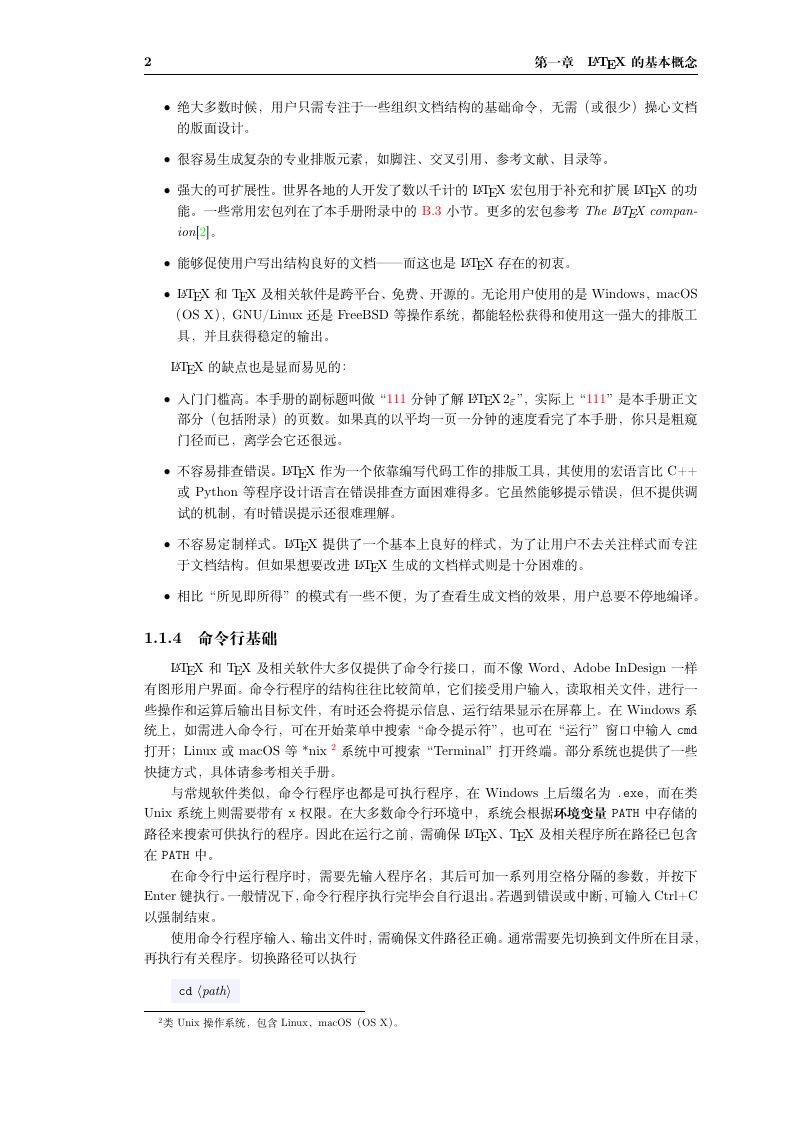
#> input picture assets/image-20260122211453-r856wkw.png, 794 x 1123 px
$ python text_crop_optimized.py assets/image-20260122211453-r856wkw.png
#> lines starting #> are read from the running program, lines starting #| are printed output that depends on the picture; after the words box and inside, x2 and y2 are one past the last pixel; in counts of white or black regions, pixels touching at a corner belong together
#!/usr/bin/env python3
# -*- coding: utf-8 -*-
"""
文本区域智能裁剪与放大工具（优化版）

对应博客文档：五、图像预处理优化（推荐）

功能说明：
  自动检测文档图像中的文本区域并进行智能裁剪和尺寸调整：
  1. 文本区域定位：基于轮廓检测自动识别有效内容区域
  2. 智能裁剪：去除大量空白边缘，保留核心内容
  3. 自适应放大：根据目标尺寸智能缩放，避免过度拉伸
  4. 尺寸约束：支持最小/最大尺寸限制，确保输出质量

核心类：
  TextRegionCropEnlargeStep
    - __init__(): 配置目标尺寸、边距、二值化模式
    - _preprocess(): 图像预处理（灰度化、模糊、二值化、膨胀）
    - _filter_contours(): 轮廓过滤（面积、长宽比筛选）
    - _find_text_bbox(): 查找文本区域边界框
    - execute(): 执行完整的裁剪和放大流程

算法流程：
  输入图像 -> 灰度化 -> 高斯模糊 -> 自适应二值化 -> 形态学膨胀
  -> 轮廓检测 -> 过滤小轮廓 -> 计算最小外接矩形 -> 扩展边距
  -> 裁剪 -> 智能缩放 -> 输出

使用场景：
  - 去倾斜/旋转校正后的二次优化（去除旋转产生的白边）
  - OCR预处理：裁剪掉无关区域，提升识别精度
  - 文档图像标准化：统一尺寸，便于批量处理

配置参数：
  - enlarge_target_size: 期望的目标尺寸 (w, h)
  - min_output_size: 最小输出尺寸限制
  - max_output_size: 最大输出尺寸限制
  - expand_pixels: 裁剪时的边距留白
  - radical: 是否使用OTSU二值化（激进模式）

命令行用法：
  python text_crop_optimized.py <input_image> [--output <output_path>]

博客说明：
  配合去倾斜使用可有效去除旋转后的白色边框，对应博客中的
  "五、图像预处理优化（推荐）" 章节
"""

import cv2
import numpy as np
import os
import argparse

class TextRegionCropEnlargeStep:
    """文本区域定位、裁剪与智能放大处理步骤（优化版）。"""

    def __init__(self,
                 enlarge_target_size=(1200, 1600),
                 min_output_size=(600, 800),
                 max_output_size=(1600, 2000),
                 expand_pixels=30,
                 radical=False):
        """
        Args:
            enlarge_target_size: 期望的目标尺寸 (w, h)。
            min_output_size: 允许的最小尺寸 (w, h)，低于此尺寸将强制放大。
            max_output_size: 允许的最大尺寸 (w, h)，高于此尺寸将强制缩小。
            expand_pixels: 裁剪时的边距。
            radical: 是否使用激进二值化。
        """
        self.target_size = enlarge_target_size
        self.min_size = min_output_size
        self.max_size = max_output_size
        self.expand_pixels = expand_pixels
        self.radical = radical

        # 轮廓过滤参数
        self.min_contour_area = 100
        self.max_contour_area_ratio = 0.9
        self.aspect_ratio_range = (0.02, 50) # 稍微放宽范围

    def _preprocess(self, img: np.ndarray) -> np.ndarray:
        """图像预处理：灰度 -> 模糊 -> 二值化 -> 膨胀"""
        if len(img.shape) > 2:
            gray = cv2.cvtColor(img, cv2.COLOR_BGR2GRAY)
        else:
            gray = img

        blurred = cv2.GaussianBlur(gray, (5, 5), 0)

        if self.radical:
            # OTSU 适合背景单一、对比明显的图像
            _, binary = cv2.threshold(blurred, 0, 255, cv2.THRESH_BINARY_INV + cv2.THRESH_OTSU)
        else:
            # 自适应阈值适合光照不均
            binary = cv2.adaptiveThreshold(
                blurred, 255, cv2.ADAPTIVE_THRESH_GAUSSIAN_C,
                cv2.THRESH_BINARY_INV, 25, 10
            )

        # 优化点：使用膨胀代替闭运算。
        # 目的：让行内的文字、段落内的行尽可能粘连在一起，形成大的联通域，减少轮廓数量。
        # 横向核 (10, 2) 适合横排文本，通用情况可用 (5, 5)
        kernel = cv2.getStructuringElement(cv2.MORPH_RECT, (10, 3))
        dilated = cv2.dilate(binary, kernel, iterations=2)

        return dilated

    def _get_valid_boxes(self, binary_img: np.ndarray, img_shape):
        """获取筛选后的文本框列表 (x, y, w, h)"""
        contours, _ = cv2.findContours(binary_img, cv2.RETR_EXTERNAL, cv2.CHAIN_APPROX_SIMPLE)
        img_h, img_w = img_shape[:2]
        img_area = img_w * img_h
        valid_boxes = []

        for cnt in contours:
            area = cv2.contourArea(cnt)
            if area < self.min_contour_area or area > img_area * self.max_contour_area_ratio:
                continue

            x, y, w, h = cv2.boundingRect(cnt)
            if w == 0 or h == 0: continue

            # 宽高比过滤
            aspect_ratio = max(w / h, h / w)
            if not (self.aspect_ratio_range[0] <= aspect_ratio <= self.aspect_ratio_range[1]):
                continue

            valid_boxes.append((x, y, w, h))

        return valid_boxes

    def _merge_text_regions(self, boxes, img_shape):
        """合并文本区域，包含简单的离群点剔除"""
        if not boxes:
            return None

        # 1. 找出最大的那个框（通常是主体文本的一部分），以此为基准
        # 这里的 area 近似计算为 w*h
        max_box = max(boxes, key=lambda b: b[2] * b[3])
        main_center_y = max_box[1] + max_box[3] / 2

        # 2. 简单过滤：如果某个小框距离主体垂直距离太远，且面积很小，可能是页码或噪点
        # 注意：这里不做太复杂的过滤，以免误删页眉页脚。
        # 实际生产中可引入 IQR (四分位距) 过滤

        img_h, img_w = img_shape[:2]

        all_x1 = []
        all_y1 = []
        all_x2 = []
        all_y2 = []

        for x, y, w, h in boxes:
            all_x1.append(x)
            all_y1.append(y)
            all_x2.append(x + w)
            all_y2.append(y + h)

        # 计算合并后的坐标
        min_x = max(0, min(all_x1) - self.expand_pixels)
        min_y = max(0, min(all_y1) - self.expand_pixels)
        max_x = min(max(all_x2) + self.expand_pixels, img_w)
        max_y = min(max(all_y2) + self.expand_pixels, img_h)

        return (min_x, min_y, max_x - min_x, max_y - min_y)

    def _smart_resize(self, img: np.ndarray):
        """智能缩放：保证宽高比，尺寸限制在 min_size 和 max_size 之间"""
        h, w = img.shape[:2]
        target_w, target_h = self.target_size
        min_w, min_h = self.min_size
        max_w, max_h = self.max_size

        # 策略：计算缩放比例 scale
        # 1. 优先满足不超过最大尺寸
        scale_down = min(max_w / w, max_h / h)

        # 2. 如果不需要缩小（即 scale_down >= 1），检查是否需要放大以满足最小尺寸
        if scale_down >= 1:
             # 计算需要放大多少才能达到最小尺寸的要求（取宽高中较短边的需求，或者任意一边满足即可，视业务而定）
             # 这里逻辑为：只要有一边小于 min，就放大，直到宽>=min_w 或 高>=min_h
             scale_up_w = min_w / w
             scale_up_h = min_h / h
             scale = max(1.0, max(scale_up_w, scale_up_h))

             # 3. 再次检查放大后是否超过 Target Size (作为软限制，防止过度放大模糊)
             # 如果原始图片极小，我们可能不希望无限制放大
             pass
        else:
            scale = scale_down

        # 如果比例接近 1，不处理
        if 0.95 < scale < 1.05:
            return img

        new_w = int(w * scale)
        new_h = int(h * scale)

        # 选择插值算法：放大用 Lanczos/Cubic，缩小用 Area
        interpolation = cv2.INTER_LANCZOS4 if scale > 1 else cv2.INTER_AREA

        return cv2.resize(img, (new_w, new_h), interpolation=interpolation)

    def process(self, image: np.ndarray) -> np.ndarray:
        if image is None or image.size == 0:
            return image

        # 1. 预处理
        binary_img = self._preprocess(image)

        # 2. 获取候选框
        boxes = self._get_valid_boxes(binary_img, image.shape)
        if not boxes:
            return image

        # 3. 合并区域
        crop_rect = self._merge_text_regions(boxes, image.shape)

        # 4. 裁剪
        x, y, w, h = crop_rect
        cropped = image[y:y+h, x:x+w]
        if cropped.size == 0:
            return image

        # 5. 添加白边 (Padding) - 可选，为了OCR不贴边
        # 注意：expand_pixels 在 crop 阶段已经作为“视野扩展”用了，
        # 这里是否再加纯白 padding 取决于 OCR 模型的鲁棒性。通常建议加一点。
        pad = 10
        cropped = cv2.copyMakeBorder(cropped, pad, pad, pad, pad, cv2.BORDER_CONSTANT, value=(255, 255, 255))

        # 6. 智能缩放
        result = self._smart_resize(cropped)

        return result

def main():
    parser = argparse.ArgumentParser(description="Text Region Crop and Enlarge")
    parser.add_argument("input_paths", nargs='+', help="Input image paths")
    parser.add_argument("--output_dir", default="output/optimized_crop", help="Output directory")
    args = parser.parse_args()

    processor = TextRegionCropEnlargeStep()

    os.makedirs(args.output_dir, exist_ok=True)

    for path in args.input_paths:
        if not os.path.exists(path):
            print(f"Error: File not found: {path}")
            continue

        print(f"Processing: {path}")
        img = cv2.imread(path)
#> img is the input picture: shape (1123, 794, 3); mean B, G, R 245.7, 245.6, 245.7
        if img is None:
            print(f"Error: Failed to load image: {path}")
            continue

        result = processor.process(img)
#> in _preprocess, `binary = cv2.adaptiveThreshold( blurred, 255, cv2.ADAPTIVE_THRESH_GAUS..`:
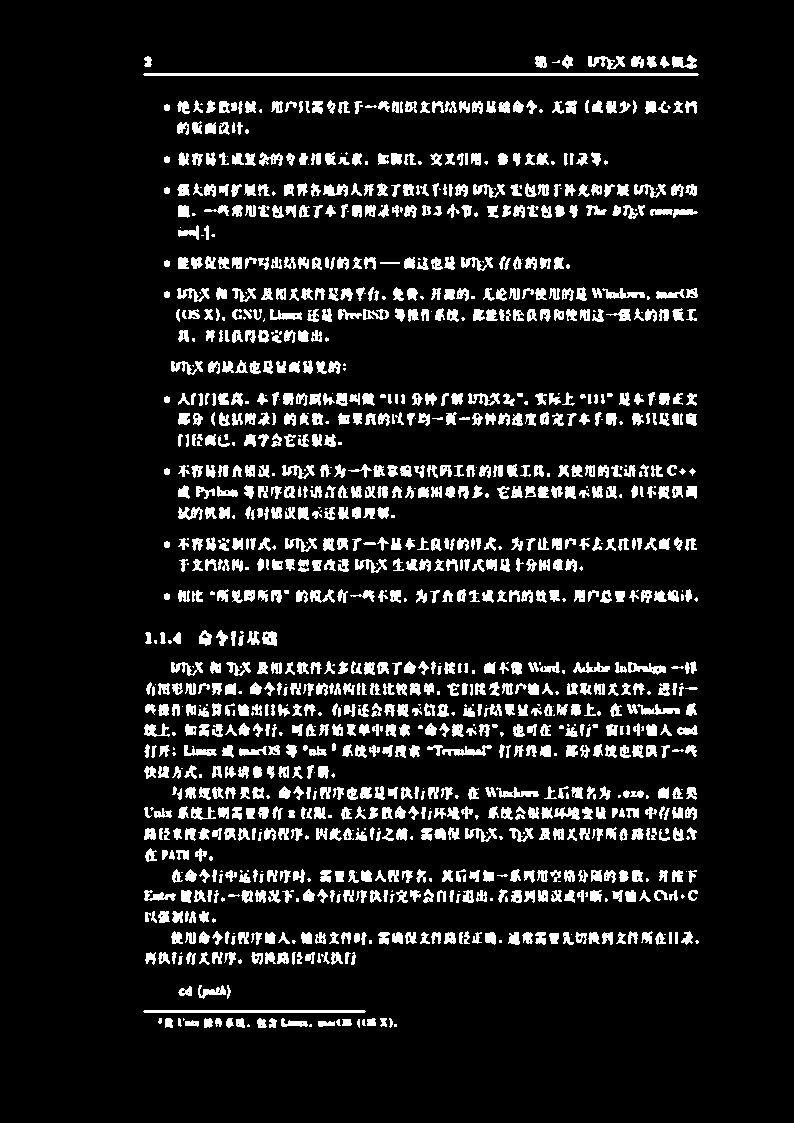
#> binary: shape (1123, 794); 10.2% white; 1308 white regions (246 under 20 px), largest, box (x1, y1, x2, y2) and area: (143, 73, 699, 76) 1664, (143, 1010, 366, 1013) 665, (442, 745, 492, 756) 264
#> in _preprocess, `dilated = cv2.dilate(binary, kernel, iterations=2)`:
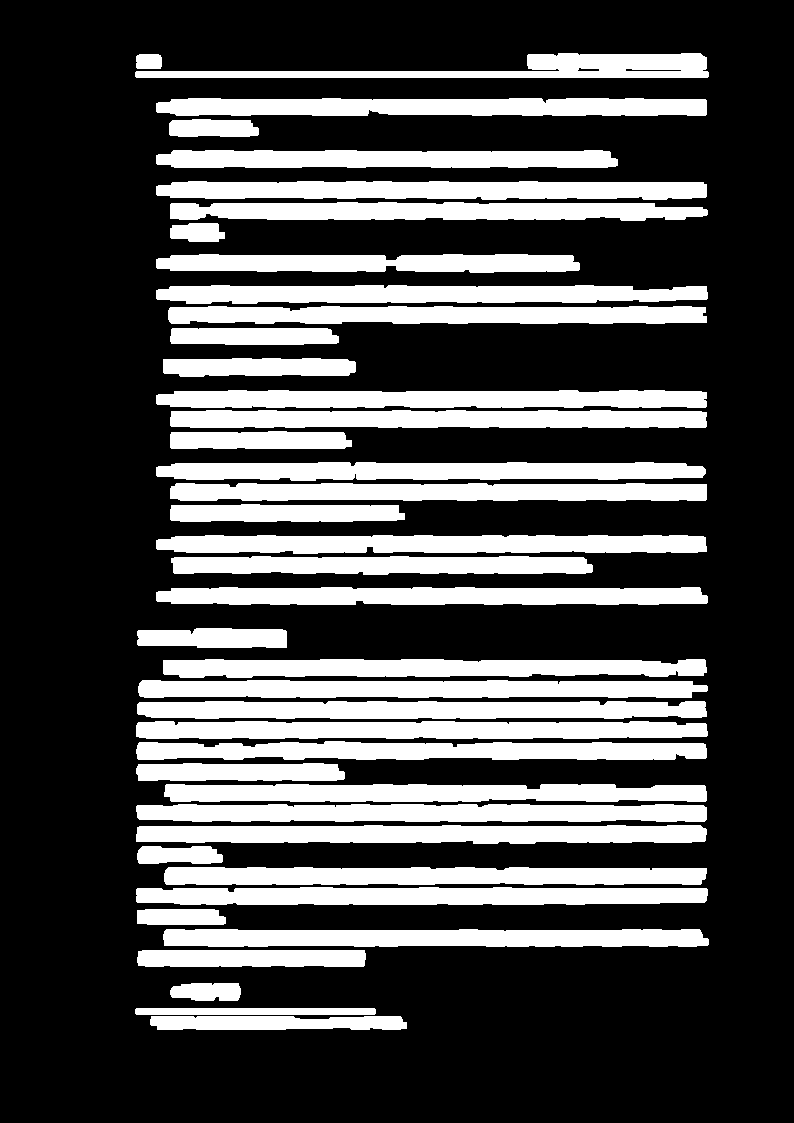
#> dilated: shape (1123, 794); 29.4% white; 41 white regions
#> in _get_valid_boxes, `contours, _ = cv2.findContours(binary_img, cv2.RETR_EXTERNAL, cv2.CHAI..`: contours = 41 contours; largest, box (x1, y1, x2, y2) and area: (136, 825, 707, 844) 9004, (136, 804, 707, 822) 8827, (136, 887, 708, 905) 8818, (136, 721, 708, 739) 8817, (137, 701, 707, 719) 8722
#> the loop in _get_valid_boxes, `for cnt in contours:` made 41 passes
#> (area, x, y, w, h, aspect_ratio) on passes 1 to 8: (3017, 150, 1016, 257, 14, 18.36), (1438, 135, 1008, 241, 7, 34.43), (1036.5, 170, 983, 71, 18, 3.94), (3566.5, 137, 950, 229, 17, 13.47), (8485, 163, 929, 546, 18, 30.33), (1248, 137, 909, 89, 16, 5.56), (8818.5, 136, 887, 572, 18, 31.78), (8501.5, 164, 867, 543, 18, 30.17)
#> after the loop in _get_valid_boxes, `for cnt in contours:`: valid_boxes = 41 items, first 6: (150, 1016, 257, 14), (135, 1008, 241, 7), (170, 983, 71, 18), (137, 950, 229, 17), (163, 929, 546, 18), (137, 909, 89, 16)
#> in process, `boxes = self._get_valid_boxes(binary_img, image.shape)`: boxes has the same summary as valid_boxes in _get_valid_boxes
#> in _merge_text_regions, `max_box = max(boxes, key=lambda b: b[2] * b[3])`: max_box = (135, 53, 574, 25)
#> in _merge_text_regions, `main_center_y = max_box[1] + max_box[3] / 2`: main_center_y = 65.5
#> the loop in _merge_text_regions, `for x, y, w, h in boxes:` made 41 passes
#> after the loop in _merge_text_regions, `for x, y, w, h in boxes:`: all_x1 = 41 values, max 171 at index 20, min 135 at index 1, mean 153.3; all_x2 = 41 values, max 709 at index 4, min 162 at index 39, mean 552; all_y1 = 41 values, max 1016 at index 0, min 53 at index 40, mean 552.9; all_y2 = 41 values, max 1030 at index 0, min 69 at index 39, mean 570.9
#> in _merge_text_regions, `min_x = max(0, min(all_x1) - self.expand_pixels)`: min_x = 105
#> in _merge_text_regions, `min_y = max(0, min(all_y1) - self.expand_pixels)`: min_y = 23
#> in _merge_text_regions, `max_x = min(max(all_x2) + self.expand_pixels, img_w)`: max_x = 739
#> in _merge_text_regions, `max_y = min(max(all_y2) + self.expand_pixels, img_h)`: max_y = 1060
#> in process, `crop_rect = self._merge_text_regions(boxes, image.shape)`: crop_rect = (105, 23, 634, 1037)
#> in process, `x, y, w, h = crop_rect`: x = 105; y = 23; w = 634; h = 1037
#> in process, `cropped = image[y:y+h, x:x+w]`:
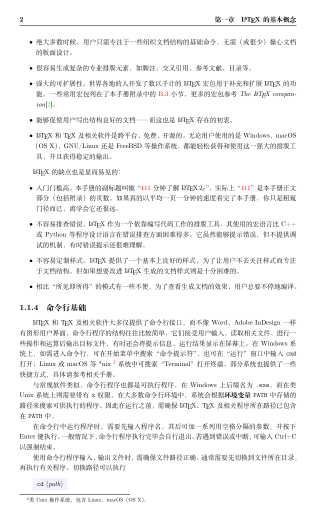
#> cropped: shape (1037, 634, 3) (shown at 1/2 size); mean B, G, R 242.3, 242.3, 242.3
#> in process, `cropped = cv2.copyMakeBorder(cropped, pad, pad, pad, pad, cv2.BORDER_C..`:
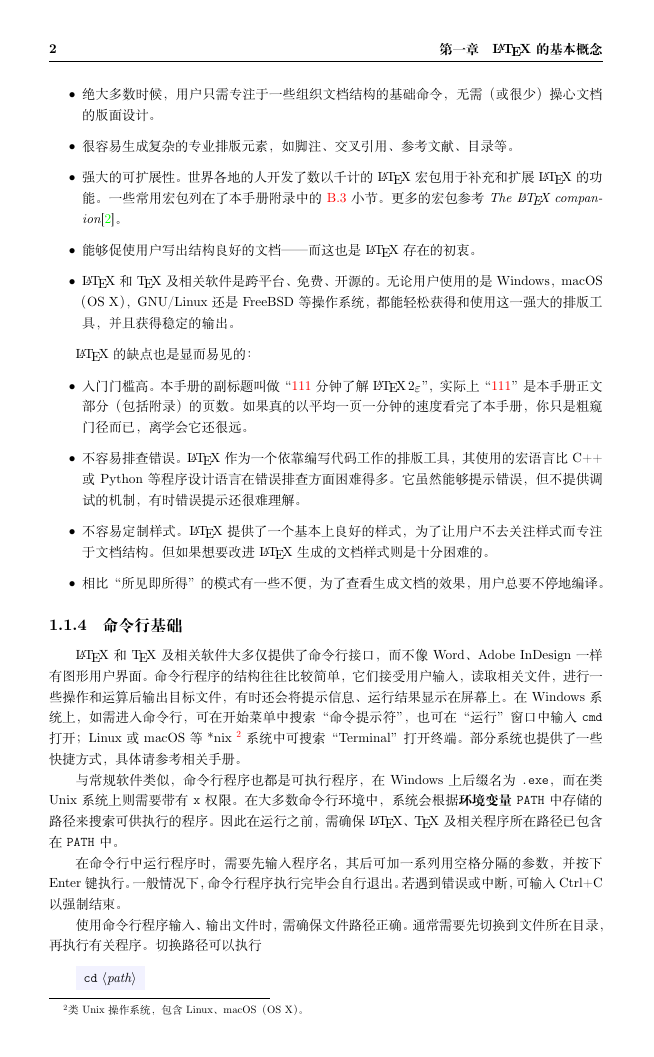
#> cropped: shape (1057, 654, 3); mean B, G, R 243, 242.9, 243

        filename = os.path.basename(path)
        name, ext = os.path.splitext(filename)
        out_path = os.path.join(args.output_dir, f"{name}_processed{ext}")

        cv2.imwrite(out_path, result)
        print(f"Saved to: {out_path}")

if __name__ == "__main__":
    main()
